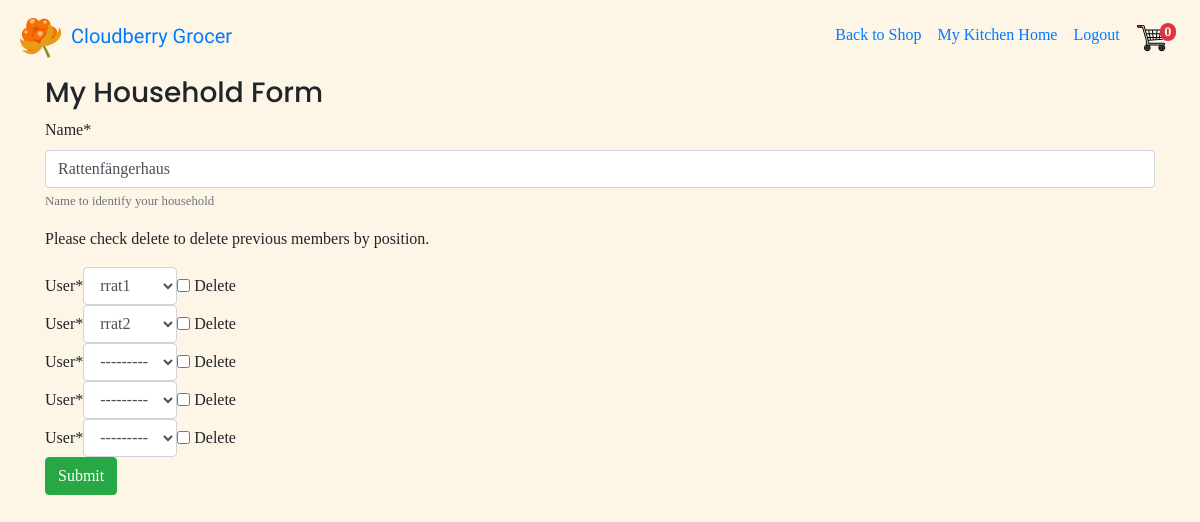
The page /mykitchen/edit-household/13 (signed in) on the database as committed earlier.
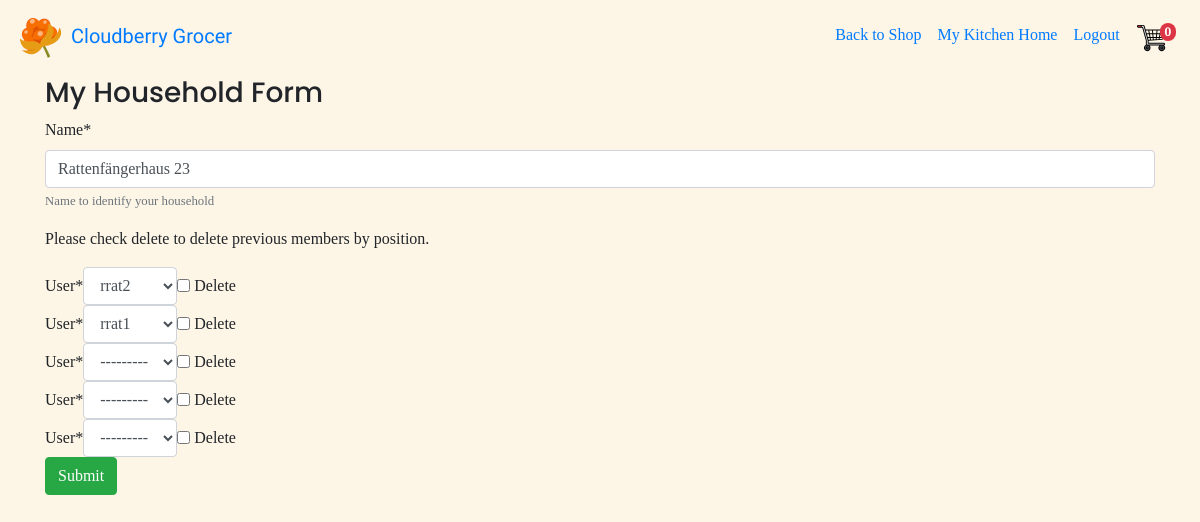
The same page on the database as committed later.
### mykitchen/models.py (models this page shows, shortened)
class Household(models.Model):
    name = models.CharField(blank=False, max_length=50,
                            help_text='Name to identify your household')
    owner = models.ForeignKey(User,
                              blank=False,
                              on_delete=models.SET(get_sentinel_user))

### mykitchen/views.py (the view, shortened to what this page needs)
# urls.py: path('edit-household/<int:household_id>', mykitchen.views.edit_household,
@login_required
@permission_required(['mykitchen.view_household',
                      'mykitchen.add_household',
                      'mykitchen.change_household',
                      'mykitchen.view_member',
                      'mykitchen.add_member',
                      'mykitchen.change_member'])
def edit_household(request, household_id):
    household_to_update = get_object_or_404(Household, pk=household_id)
    current_members = Member.objects.filter(household=household_to_update)
    owners_pk = [h.owner.id for h in Household.objects.all()]
    household_members = [x.user for x in current_members]
    other_members = Member.objects.exclude(user__in=household_members)
    other_members_pk = [om.user.id for om in other_members]
    to_be_excluded = [1, *owners_pk, *other_members_pk]
    edit_house_form = HouseholdForm(instance=household_to_update)
    edit_member_form = MemberFormSet(instance=household_to_update,
                                     prefix="member")
    for formsets in edit_member_form.forms:
        formsets.fields['user'].queryset = (
            formsets.fields['user'].queryset.exclude(Q(id__in=to_be_excluded)))
    return render(request, 'mykitchen/update_household.template.html', {
                  'house_form': edit_house_form,
                  'member_form': edit_member_form
                  })

### mykitchen/forms.py
class HouseholdForm(forms.ModelForm):
    class Meta:
        model = Household
        fields = ('name',)
        widgets = {
            'owner': forms.HiddenInput()
        }

### cart/contexts.py (called while the page is built)
def cart_contents(request):
    cart = request.session.get("shopping_cart", {})
    return {
        'shopping_cart': cart,
        'item_count': len(cart)
}

### mykitchen/templates/mykitchen/update_household.template.html (shortened to what this page needs)
{% extends 'base_kitchen.template.html' %}
{%load crispy_forms_tags %}
{%load static%}
{%block content%}
    <h3>My Household Form</h3>
    <form method="POST">
    {{ house_form|crispy }}
    <p>Please check delete to delete previous members by position.</p>
    {% for form in member_form %}
    <div class="form-inline {{ form.prefix }}">
        {{ form|crispy }}
    </div>
    {% endfor %}
    <input type="submit" role="button" class="btn btn-success" value="Submit"/>
    </form>
  {% endblock %}

Rows that differ between the two databases and show on the page:
changed Household: name "Rattenfängerhaus" → "Rattenfängerhaus 23"
Other text that changed with them:
form field form: "rrat1" → "rrat2"
form field form: "rrat2" → "rrat1"
